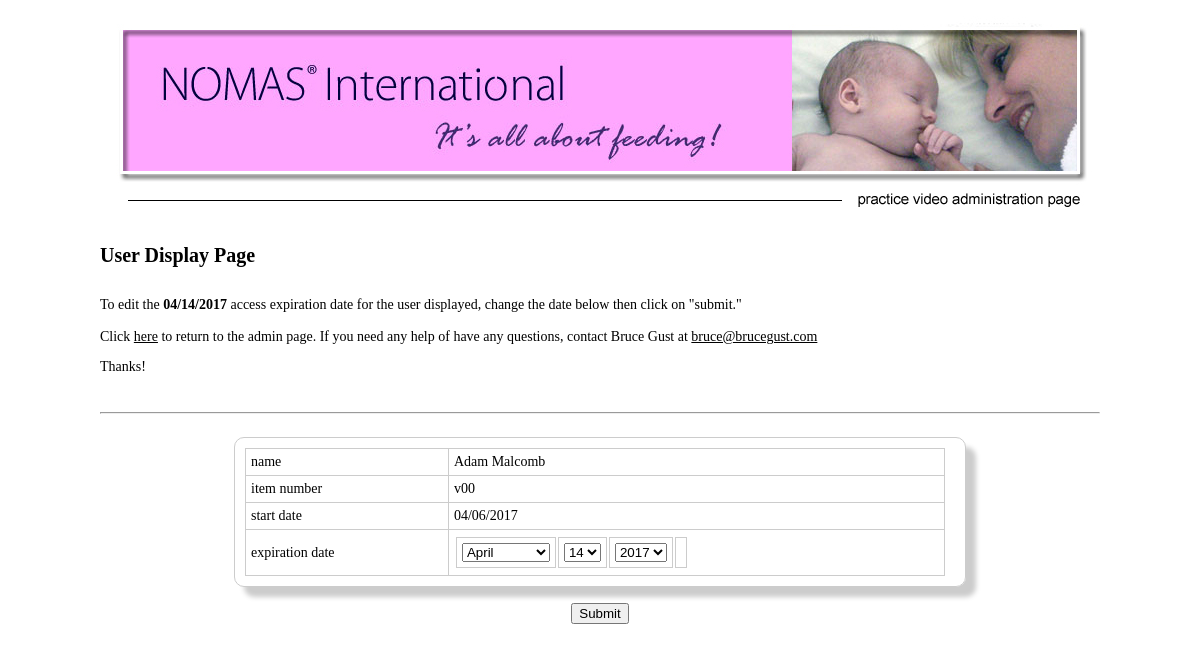
Screenshot of /support/adm/user_display.php?ID=1491444873&Edit=Yes with the database file from the repository.
### tables this page shows
CREATE TABLE `ceu_users` (
  `orderno` varchar(255) NOT NULL,
  `datetime` datetime NOT NULL,
  `name` varchar(255) NOT NULL,
  `occupation` varchar(255) NOT NULL,
  `email` varchar(255) NOT NULL,
  `invoice` varchar(255) NOT NULL,
  `sid` varchar(255) NOT NULL,
  `numitems` int(11) NOT NULL DEFAULT '0',
  `itemnumber` text NOT NULL,
  `itemname` text NOT NULL,
  `orderstatus` varchar(255) NOT NULL,
  `winopen` date NOT NULL,
  `winclose` date NOT NULL
);

### support/adm/user_display.php (the view, shortened to what this page needs)
<?php
function display($conn, $ID) {
	$the_id=$ID;
	$sql=$conn->prepare("SELECT * FROM ceu_users WHERE orderno=:id");
	$sql->bindParam(':id', $the_id, PDO::PARAM_INT);
	$sql->execute();
	$result=array();
	while($row=$sql->fetch(PDO::FETCH_ASSOC))
	{
		$result[]=$row;
	}
	return $result;
}
require_once('header.php');
require_once("carter.inc");
$ID=$_GET['ID'];
$display=display($conn, $ID);
foreach($display as $data)
{
	$name=$data['name'];
	$itemnumber=$data['itemnumber'];
	$startdate=date("m/d/Y", strtotime($data['winopen']));
	$expiration_date=date("m/d/Y", strtotime($data['winclose']));
}
?>
<table border="0" cellspacing="0" cellpadding="0" width=100%>
	<tr>
		<td class="TitleText">
		<b>User Display Page</b>
		</td>
	</tr>
	<tr>
		<td>&nbsp;<BR>
		</td>
	</tr>
	<tr>
		<td class="MainText">
		<P>
		To edit the <b><?php echo $expiration_date;?></b> access expiration date for the user displayed, change the date below then click on "submit."
		<br><br>
		<?php include ("help.php"); ?>
		</td>
	</tr>
	<tr>
		<td>
		&nbsp;<BR>
		</td>
	</tr>
	<tr>
		<td>
		<HR>
		</td>
	</tr>
	<tr>
		<td>&nbsp;<BR>
		</td>
	</tr>
	<tr>
		<td align="center">
			<div class="table_cell" style="width:710px;">
			<table class="display"><form action="user_edit.php" method="POST">
			<tr>
					<td style="width:200px;">
					name
					</td>
					<td style="width:500px;"><?php echo $name;?></td>
				</tr>
				<tr>
					<td style="width:200px;">
					item number
					</td>
					<td style="width:500px;"><?php echo $itemnumber;?></td>
				</tr>
				<tr>
					<td style="width:200px;">
					start date
					</td>
					<td style="width:500px;"><?php echo $startdate;?></td>
				</tr>
				<tr>
					<td style="width:200px;">
					expiration date
					</td>
					<td style="width:500px;">
						<table>
							<tr>
								<td>
									<select name="month">
									<option selected value="<?php echo date("m", strtotime($expiration_date));?>"><?php echo date("F", strtotime($expiration_date));?></option>
									</select>
								</td>
								<td>
								<select name="day">
								<option selected value="<?php echo date("d", strtotime($expiration_date));?>"><?php echo date("d", strtotime($expiration_date));?></option>
								</select>
							</td>
							<td>
								<select name="year">
								<option selected value="<?php echo date("Y", strtotime($expiration_date));?>"><?php echo date("Y", strtotime($expiration_date));?></option>
								</select>
							<td>
						</tr>
					</table>
				</td>
			</table>
		</div>
		</td>
	</tr>
	<tr>
		<td style="text-align:center;" colspan="2">&nbsp;<br>
		<input type="Submit" value="Submit">
		</td>
	</tr>
</table>
<?php
require_once("footer.php");
?>

### support/adm/stylesheet.css (style rules this page uses)
html, body { margin:0; padding:0; height:100%; font-family: Helvetica, Microsoft Sans Serif; font-size: 10.5pt; }
td { font-family: Verdana, Microsoft Sans Serif; font-size: 14px; color: #000000; text-align:left; }
td.TitleText { background-color:#FFFFFF; font-family: Verdana, Microsoft Sans Serif; font-size: 20px; color: #000000; font-weight:bold; }
.table_cell { border:1px solid #cccccc; border-radius:10px; padding:10px; margin:auto; width:650px; box-shadow: 10px 10px 5px #cccccc; text-align:center; }

### support/adm/user_display.php (style rules this page uses)
table.display { width:700px; border-collapse: collapse; border:1px solid #ccc; }
table.display td { border:1px solid #ccc; padding:5px; }

### rows the page displays
ceu_users: winclose "04/14/2017", name "Adam Malcomb", itemnumber "v00", winopen "04/06/2017", month "April", day "14", year "2017"
